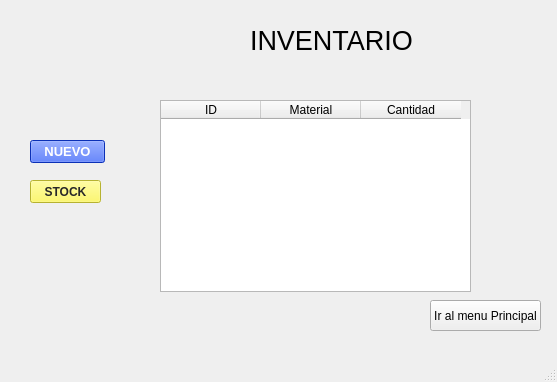
<?xml version="1.0" encoding="UTF-8"?>
<ui version="4.0">
 <class>inventarioWindow</class>
 <widget class="QMainWindow" name="inventarioWindow">
  <property name="geometry">
   <rect>
    <x>0</x>
    <y>0</y>
    <width>557</width>
    <height>382</height>
   </rect>
  </property>
  <property name="windowTitle">
   <string>MainWindow</string>
  </property>
  <widget class="QWidget" name="centralwidget">
   <widget class="QLabel" name="inventarioLabel">
    <property name="geometry">
     <rect>
      <x>250</x>
      <y>20</y>
      <width>181</width>
      <height>41</height>
     </rect>
    </property>
    <property name="font">
     <font>
      <pointsize>20</pointsize>
     </font>
    </property>
    <property name="text">
     <string>INVENTARIO</string>
    </property>
   </widget>
   <widget class="QPushButton" name="nuevo_item">
    <property name="geometry">
     <rect>
      <x>30</x>
      <y>140</y>
      <width>75</width>
      <height>23</height>
     </rect>
    </property>
    <property name="font">
     <font>
      <pointsize>10</pointsize>
      <weight>75</weight>
      <bold>true</bold>
     </font>
    </property>
    <property name="styleSheet">
     <string notr="true">background-color: rgb(15, 67, 255);
color: rgb(255, 255, 255);</string>
    </property>
    <property name="text">
     <string>NUEVO</string>
    </property>
   </widget>
   <widget class="QPushButton" name="botonModificarStock">
    <property name="geometry">
     <rect>
      <x>30</x>
      <y>180</y>
      <width>71</width>
      <height>23</height>
     </rect>
    </property>
    <property name="font">
     <font>
      <weight>75</weight>
      <bold>true</bold>
     </font>
    </property>
    <property name="styleSheet">
     <string notr="true">background-color: rgb(255, 249, 69);
color: rgb(40, 40, 40)</string>
    </property>
    <property name="text">
     <string>STOCK</string>
    </property>
   </widget>
   <widget class="QTableWidget" name="tableWidgetInventario">
    <property name="geometry">
     <rect>
      <x>160</x>
      <y>100</y>
      <width>311</width>
      <height>192</height>
     </rect>
    </property>
    <column>
     <property name="text">
      <string>ID</string>
     </property>
    </column>
    <column>
     <property name="text">
      <string>Material</string>
     </property>
    </column>
    <column>
     <property name="text">
      <string>Cantidad</string>
     </property>
    </column>
   </widget>
   <widget class="QPushButton" name="irAlMenu">
    <property name="geometry">
     <rect>
      <x>430</x>
      <y>300</y>
      <width>111</width>
      <height>31</height>
     </rect>
    </property>
    <property name="text">
     <string>Ir al menu Principal</string>
    </property>
   </widget>
  </widget>
  <widget class="QMenuBar" name="menubar">
   <property name="geometry">
    <rect>
     <x>0</x>
     <y>0</y>
     <width>557</width>
     <height>21</height>
    </rect>
   </property>
  </widget>
  <widget class="QStatusBar" name="statusbar"/>
 </widget>
 <resources/>
 <connections/>
</ui>
